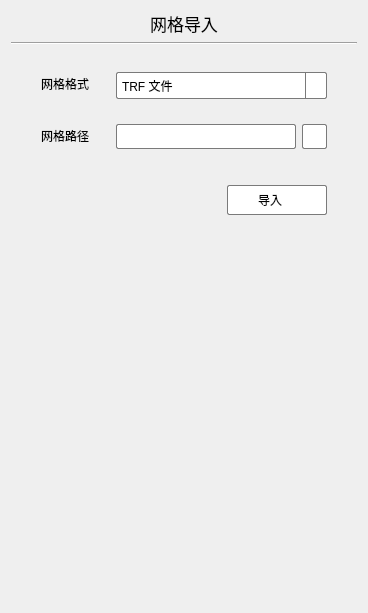
<?xml version="1.0" encoding="UTF-8"?>
<ui version="4.0">
 <class>FormMeshImportClass</class>
 <widget class="QWidget" name="FormMeshImportClass">
  <property name="geometry">
   <rect>
    <x>0</x>
    <y>0</y>
    <width>368</width>
    <height>613</height>
   </rect>
  </property>
  <property name="windowTitle">
   <string>FormMeshImport</string>
  </property>
  <layout class="QGridLayout" name="gridLayout">
   <item row="0" column="0">
    <layout class="QVBoxLayout" name="verticalLayout_3">
     <item>
      <widget class="QLabel" name="label">
       <property name="font">
        <font>
         <pointsize>13</pointsize>
        </font>
       </property>
       <property name="text">
        <string>网格导入</string>
       </property>
       <property name="alignment">
        <set>Qt::AlignCenter</set>
       </property>
      </widget>
     </item>
     <item>
      <widget class="Line" name="line">
       <property name="orientation">
        <enum>Qt::Horizontal</enum>
       </property>
      </widget>
     </item>
     <item>
      <spacer name="verticalSpacer_5">
       <property name="orientation">
        <enum>Qt::Vertical</enum>
       </property>
       <property name="sizeType">
        <enum>QSizePolicy::Fixed</enum>
       </property>
       <property name="sizeHint" stdset="0">
        <size>
         <width>20</width>
         <height>20</height>
        </size>
       </property>
      </spacer>
     </item>
     <item>
      <layout class="QHBoxLayout" name="horizontalLayout_2">
       <item>
        <spacer name="horizontalSpacer">
         <property name="orientation">
          <enum>Qt::Horizontal</enum>
         </property>
         <property name="sizeType">
          <enum>QSizePolicy::Fixed</enum>
         </property>
         <property name="sizeHint" stdset="0">
          <size>
           <width>30</width>
           <height>20</height>
          </size>
         </property>
        </spacer>
       </item>
       <item>
        <layout class="QVBoxLayout" name="verticalLayout">
         <item>
          <widget class="QLabel" name="label_2">
           <property name="text">
            <string>网格格式</string>
           </property>
          </widget>
         </item>
         <item>
          <spacer name="verticalSpacer">
           <property name="orientation">
            <enum>Qt::Vertical</enum>
           </property>
           <property name="sizeType">
            <enum>QSizePolicy::Fixed</enum>
           </property>
           <property name="sizeHint" stdset="0">
            <size>
             <width>20</width>
             <height>20</height>
            </size>
           </property>
          </spacer>
         </item>
         <item>
          <widget class="QLabel" name="label_3">
           <property name="text">
            <string>网格路径</string>
           </property>
          </widget>
         </item>
        </layout>
       </item>
       <item>
        <spacer name="horizontalSpacer_2">
         <property name="orientation">
          <enum>Qt::Horizontal</enum>
         </property>
         <property name="sizeType">
          <enum>QSizePolicy::Fixed</enum>
         </property>
         <property name="sizeHint" stdset="0">
          <size>
           <width>20</width>
           <height>20</height>
          </size>
         </property>
        </spacer>
       </item>
       <item>
        <layout class="QVBoxLayout" name="verticalLayout_2">
         <item>
          <widget class="QComboBox" name="comboBox">
           <property name="minimumSize">
            <size>
             <width>0</width>
             <height>27</height>
            </size>
           </property>
           <property name="maximumSize">
            <size>
             <width>16777215</width>
             <height>25</height>
            </size>
           </property>
           <property name="styleSheet">
            <string notr="true">QComboBox {
    background-color: white;
    border: 1px solid rgb(122, 122, 122); /* 默认边界颜色 */
    border-radius: 2px;
    padding: 5px;
    min-height: 15px;
}

QComboBox:hover {
    border: 1px solid rgb(23, 23, 23); /* 鼠标悬浮时边界颜色 */
}

QComboBox::drop-down {
    subcontrol-origin: padding;
    subcontrol-position: top right;
    width: 20px;
    border-left-width: 1px;
    border-left-color: rgb(122, 122, 122); /* 默认边界颜色 */
    border-left-style: solid;
    border-top-right-radius: 3px;
    border-bottom-right-radius: 3px;
}

QComboBox::drop-down:hover {
    border-left-color: rgb(23, 23, 23); /* 鼠标悬浮时边界颜色 */
}

QComboBox::down-arrow {
    image: url(&quot;../res/arrow.png&quot;); /* 使用相对路径 */
    width: 10px;
    height: 10px;
}

QComboBox QAbstractItemView {
    border: 1px solid rgb(122, 122, 122); /* 默认边界颜色 */
    selection-background-color: #f0f0f0;
    selection-color: black;
    outline: 0px;
}

QComboBox QAbstractItemView::item {
    min-height: 25px; /* 增加选项高度 */
}

QComboBox QAbstractItemView QScrollBar:vertical {
    border: 1px solid rgb(122, 122, 122); /* 默认边界颜色 */
    background: white;
    width: 12px;
    margin: 0px 0px 0px 0px;
}

QComboBox QAbstractItemView QScrollBar::handle:vertical {
    background: #bfbfbf;
    min-height: 20px;
    border-radius: 5px;
}

QComboBox QAbstractItemView QScrollBar::add-line:vertical {
    background: white;
    height: 0px;
    subcontrol-position: bottom;
    subcontrol-origin: margin;
}

QComboBox QAbstractItemView QScrollBar::sub-line:vertical {
    background: white;
    height: 0px;
    subcontrol-position: top;
    subcontrol-origin: margin;
}

QComboBox QAbstractItemView QScrollBarup-arrow:vertical, 
QComboBox QAbstractItemView QScrollBardown-arrow:vertical {
    border: none;
    width: 0px;
    height: 0px;
    background: none;
}

QComboBox QAbstractItemView QScrollBaradd-page:vertical, 
QComboBox QAbstractItemView QScrollBarsub-page:vertical {
    background: none;
}

</string>
           </property>
           <item>
            <property name="text">
             <string>TRF 文件</string>
            </property>
           </item>
          </widget>
         </item>
         <item>
          <spacer name="verticalSpacer_2">
           <property name="orientation">
            <enum>Qt::Vertical</enum>
           </property>
           <property name="sizeType">
            <enum>QSizePolicy::Fixed</enum>
           </property>
           <property name="sizeHint" stdset="0">
            <size>
             <width>20</width>
             <height>20</height>
            </size>
           </property>
          </spacer>
         </item>
         <item>
          <layout class="QHBoxLayout" name="horizontalLayout">
           <item>
            <widget class="QLineEdit" name="lineEdit">
             <property name="minimumSize">
              <size>
               <width>0</width>
               <height>25</height>
              </size>
             </property>
             <property name="maximumSize">
              <size>
               <width>16777215</width>
               <height>25</height>
              </size>
             </property>
             <property name="styleSheet">
              <string notr="true">QLineEdit {
    background-color: rgb(255, 255, 255); /* 背景色 */
    border: 1px solid rgb(122, 122, 122); /* 边框色 */
    border-radius: 2px; /* 圆角边框 */
    padding: 5px; /* 内边距 */
}



QLineEdit:hover {
    border: 1px solid rgb(23, 23, 23); 
}</string>
             </property>
            </widget>
           </item>
           <item>
            <widget class="QPushButton" name="pushButton_2">
             <property name="minimumSize">
              <size>
               <width>25</width>
               <height>25</height>
              </size>
             </property>
             <property name="maximumSize">
              <size>
               <width>25</width>
               <height>25</height>
              </size>
             </property>
             <property name="styleSheet">
              <string notr="true">QPushButton {
    background-color: rgb(255, 255, 255); /* 背景色 */
    border: 1px solid rgb(122, 122, 122); /* 边框色 */
    border-radius: 2px; /* 圆润边框 */
}

QPushButton:hover {
    background-color: rgb(242, 242, 242); /* 鼠标悬浮背景色 */
}

QPushButton:pressed {
    background-color: rgb(235, 235, 235); /* 鼠标点击背景色 */
}
</string>
             </property>
             <property name="text">
              <string/>
             </property>
             <property name="icon">
              <iconset>
               <normaloff>../res/browse.png</normaloff>../res/browse.png</iconset>
             </property>
             <property name="iconSize">
              <size>
               <width>20</width>
               <height>20</height>
              </size>
             </property>
            </widget>
           </item>
          </layout>
         </item>
        </layout>
       </item>
       <item>
        <spacer name="horizontalSpacer_3">
         <property name="orientation">
          <enum>Qt::Horizontal</enum>
         </property>
         <property name="sizeType">
          <enum>QSizePolicy::Fixed</enum>
         </property>
         <property name="sizeHint" stdset="0">
          <size>
           <width>30</width>
           <height>20</height>
          </size>
         </property>
        </spacer>
       </item>
      </layout>
     </item>
     <item>
      <spacer name="verticalSpacer_3">
       <property name="orientation">
        <enum>Qt::Vertical</enum>
       </property>
       <property name="sizeType">
        <enum>QSizePolicy::Fixed</enum>
       </property>
       <property name="sizeHint" stdset="0">
        <size>
         <width>20</width>
         <height>30</height>
        </size>
       </property>
      </spacer>
     </item>
     <item>
      <layout class="QHBoxLayout" name="horizontalLayout_3">
       <item>
        <spacer name="horizontalSpacer_4">
         <property name="orientation">
          <enum>Qt::Horizontal</enum>
         </property>
         <property name="sizeHint" stdset="0">
          <size>
           <width>40</width>
           <height>20</height>
          </size>
         </property>
        </spacer>
       </item>
       <item>
        <widget class="QPushButton" name="pushButton">
         <property name="minimumSize">
          <size>
           <width>100</width>
           <height>30</height>
          </size>
         </property>
         <property name="maximumSize">
          <size>
           <width>100</width>
           <height>30</height>
          </size>
         </property>
         <property name="styleSheet">
          <string notr="true">QPushButton {
    background-color: rgb(255, 255, 255); /* 背景色 */
    border: 1px solid rgb(122, 122, 122); /* 边框色 */
    border-radius: 2px; /* 圆润边框 */
	text-align: left;
    padding-left: 30px;
}


QPushButton:hover {
    background-color: rgb(242, 242, 242); /* 鼠标悬浮背景色 */
}

QPushButton:pressed {
    background-color: rgb(235, 235, 235); /* 鼠标点击背景色 */
}
</string>
         </property>
         <property name="text">
          <string>导入</string>
         </property>
         <property name="icon">
          <iconset>
           <normaloff>../res/importData.png</normaloff>../res/importData.png</iconset>
         </property>
        </widget>
       </item>
       <item>
        <spacer name="horizontalSpacer_5">
         <property name="orientation">
          <enum>Qt::Horizontal</enum>
         </property>
         <property name="sizeType">
          <enum>QSizePolicy::Fixed</enum>
         </property>
         <property name="sizeHint" stdset="0">
          <size>
           <width>30</width>
           <height>20</height>
          </size>
         </property>
        </spacer>
       </item>
      </layout>
     </item>
     <item>
      <spacer name="verticalSpacer_4">
       <property name="orientation">
        <enum>Qt::Vertical</enum>
       </property>
       <property name="sizeHint" stdset="0">
        <size>
         <width>20</width>
         <height>40</height>
        </size>
       </property>
      </spacer>
     </item>
    </layout>
   </item>
  </layout>
 </widget>
 <layoutdefault spacing="6" margin="11"/>
 <resources/>
 <connections/>
</ui>
